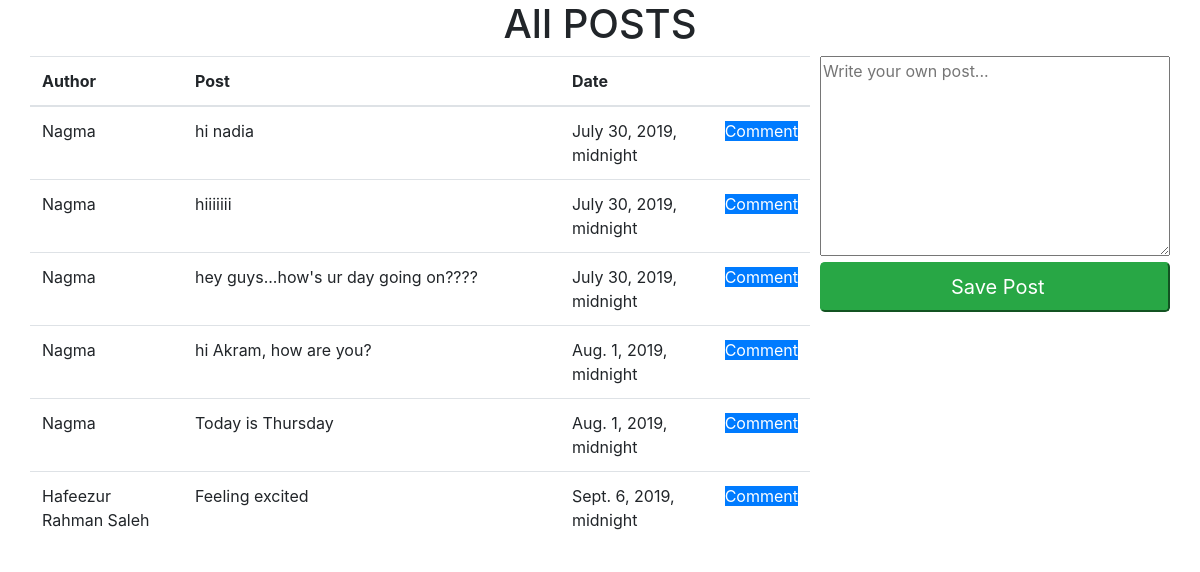
The app's page /post, older data.
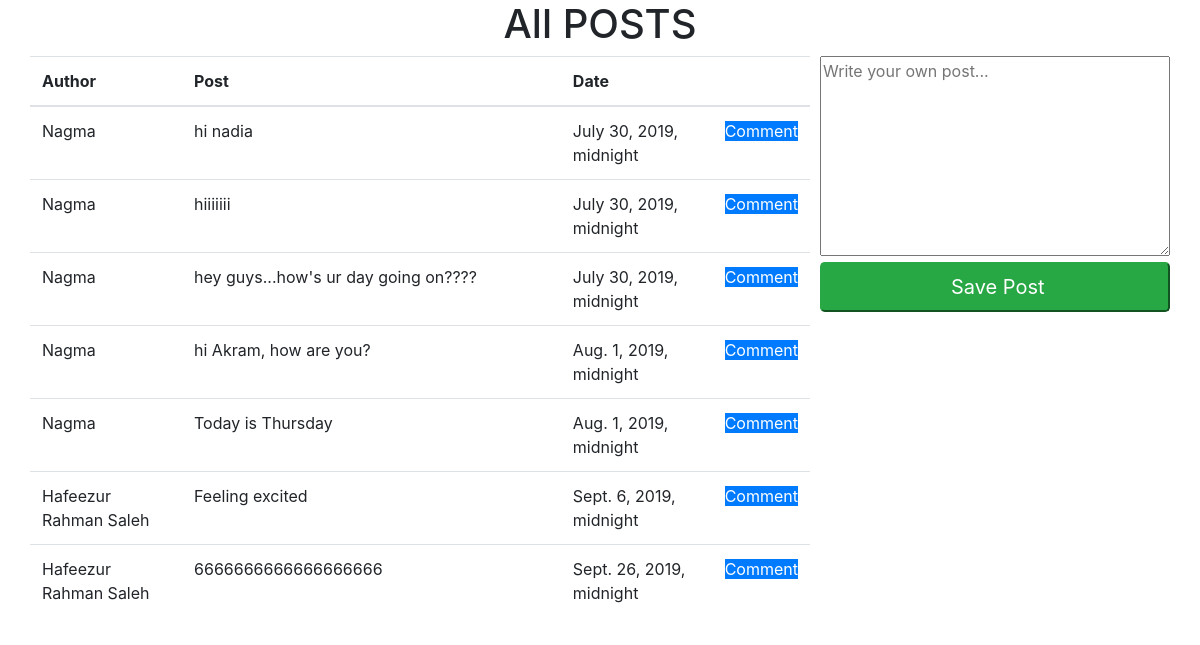
The same page, newer data.
### post/models.py (models this page shows)
class Post(models.Model):
    author = models.ForeignKey(Users,on_delete=models.CASCADE)
    date = models.DateTimeField()
    post = models.CharField(max_length=200)

### post/views.py (the view)
# urls.py: path('',views.index, name='index'),
def index(request):
    post = Post.objects.all().values('author__name','date','post','id')
    context = {
        'post' : post
     }
    return render(request,'post.html',context)

### post/templates/post.html (shortened to what this page needs)
<!DOCTYPE html>
{%load static%}
<html lang="en">
<head>
    <link href="{% static 'css/bootstrap.min.css' %}", rel="stylesheet">
</head>
<body>
    <h1 style="text-align:center">All POSTS</h1>
    <form style="float:right; margin-right:30px;" method="get" action="/post/addpost">
        <textarea style="height:200px; width:350px" name="textpost" placeholder="Write your own post..."></textarea><br>
        <input style="width:350px" class="btn-success btn-lg" type="submit" name="post" value=" Save Post"/>
    </form>
    <div style="width:65%; float:left; margin-left:30px;">
        <table class="table">
          <thead>
            <tr>
              <th scope="col">Author</th>
              <th scope="col">Post</th>
              <th scope="col">Date</th>
              <th scope="col"></th>
            </tr>
          </thead>
          <tbody>
          {% for posts in post %}
            <tr>
              <td style="width:20%">{{posts.author__name}}</td>
              <td style="width:50%">{{posts.post}}</td>
              <td style="width:20%">{{posts.date}}</td>
              <td style="width:8%"><a class="btn-primary" href="/post/viewcomment/{{posts.id}}" >Comment</a> </td>
            </tr>
          {% endfor %}
          </tbody>
        </table>
    </div>
</body>
</html>

Row changes from the older to the newer data that the page shows:
added Post: author__name "Hafeezur Rahman Saleh", post "6666666666666666666", date "Sept. 26, 2019, midnight"
